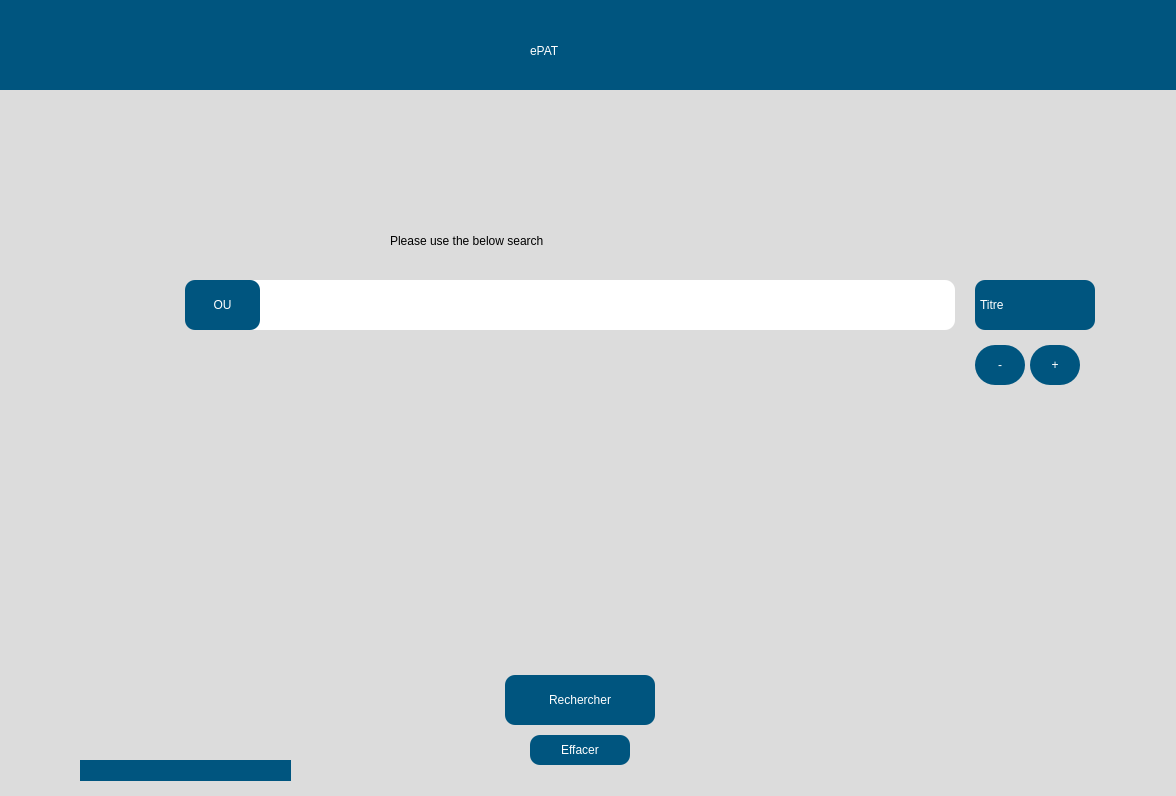
<?xml version="1.0" encoding="UTF-8"?>
<ui version="4.0">
 <class>Dialog</class>
 <widget class="QDialog" name="Dialog">
  <property name="geometry">
   <rect>
    <x>0</x>
    <y>0</y>
    <width>1176</width>
    <height>796</height>
   </rect>
  </property>
  <property name="windowTitle">
   <string>Dialogue</string>
  </property>
  <widget class="QWidget" name="widget" native="true">
   <property name="geometry">
    <rect>
     <x>-20</x>
     <y>0</y>
     <width>1200</width>
     <height>900</height>
    </rect>
   </property>
   <property name="styleSheet">
    <string notr="true">background-color: rgb(220, 220, 220);</string>
   </property>
   <widget class="QWidget" name="widget_2" native="true">
    <property name="geometry">
     <rect>
      <x>10</x>
      <y>0</y>
      <width>1200</width>
      <height>90</height>
     </rect>
    </property>
    <property name="styleSheet">
     <string notr="true">background-color: rgb(0, 85, 127);
</string>
    </property>
    <widget class="QLabel" name="label">
     <property name="geometry">
      <rect>
       <x>540</x>
       <y>20</y>
       <width>141</width>
       <height>61</height>
      </rect>
     </property>
     <property name="styleSheet">
      <string notr="true">font: 75 36pt &quot;Arial&quot;;
color: rgb(255, 255, 255);
</string>
     </property>
     <property name="text">
      <string>ePAT</string>
     </property>
    </widget>
    <widget class="QPushButton" name="settingButton1">
     <property name="geometry">
      <rect>
       <x>40</x>
       <y>20</y>
       <width>61</width>
       <height>61</height>
      </rect>
     </property>
     <property name="styleSheet">
      <string notr="true">background-color: transparent;
border-radius:3px;
font: 18pt &quot;Arial&quot;;
color: rgb(255, 255, 255);</string>
     </property>
     <property name="text">
      <string/>
     </property>
    </widget>
   </widget>
   <widget class="QLineEdit" name="textEdit">
    <property name="geometry">
     <rect>
      <x>225</x>
      <y>280</y>
      <width>750</width>
      <height>50</height>
     </rect>
    </property>
    <property name="styleSheet">
     <string notr="true">
            QLineEdit {
                border-radius: 10px;
                font: 16pt &quot;Arial&quot;;
                background-color: rgb(255, 255, 255);
                padding-top: 1px; 
                padding-bottom: 1px; 
            }
        </string>
    </property>
   </widget>
   <widget class="QPushButton" name="search">
    <property name="geometry">
     <rect>
      <x>525</x>
      <y>675</y>
      <width>150</width>
      <height>50</height>
     </rect>
    </property>
    <property name="styleSheet">
     <string notr="true">
            QPushButton {
                font: 75 20pt &quot;Arial&quot;;
                background-color: rgb(0, 85, 127);
                border-radius: 10px;
                color: rgb(255, 255, 255);
            }

            QPushButton:hover {
                background-color: rgb(0, 75, 117); /* Slightly darker color when hovered */
            }

            QPushButton:pressed {
                background-color: rgb(0, 65, 107); /* Even darker color when clicked */
            }
        </string>
    </property>
    <property name="text">
     <string>Rechercher</string>
    </property>
   </widget>
   <widget class="QPushButton" name="clearButton">
    <property name="geometry">
     <rect>
      <x>550</x>
      <y>735</y>
      <width>100</width>
      <height>30</height>
     </rect>
    </property>
    <property name="styleSheet">
     <string notr="true">
            QPushButton {
                font: 75 16pt &quot;Arial&quot;;
                background-color: rgb(0, 85, 127);
                border-radius: 10px;
                color: rgb(255, 255, 255);
            }

            QPushButton:hover {
                background-color: rgb(0, 75, 117); /* Slightly darker color when hovered */
            }

            QPushButton:pressed {
                background-color: rgb(0, 65, 107); /* Even darker color when clicked */
            }
        </string>
    </property>
    <property name="text">
     <string>Effacer</string>
    </property>
   </widget>
   <widget class="QLabel" name="label_2">
    <property name="geometry">
     <rect>
      <x>410</x>
      <y>210</y>
      <width>431</width>
      <height>61</height>
     </rect>
    </property>
    <property name="styleSheet">
     <string notr="true">font: 75 20pt &quot;Arial&quot;;</string>
    </property>
    <property name="text">
     <string>Please use the below search </string>
    </property>
   </widget>
   <widget class="QPushButton" name="pushButton">
    <property name="geometry">
     <rect>
      <x>1050</x>
      <y>345</y>
      <width>50</width>
      <height>40</height>
     </rect>
    </property>
    <property name="styleSheet">
     <string notr="true">
            QPushButton {
                font: 75 16pt &quot;Arial&quot;;
                background-color: rgb(0, 85, 127);
                border-radius: 20px;
                color: rgb(255, 255, 255);
            }

            QPushButton:hover {
                background-color: rgb(0, 75, 117); /* Slightly darker color when hovered */
            }

            QPushButton:pressed {
                background-color: rgb(0, 65, 107); /* Even darker color when clicked */
            }
        </string>
    </property>
    <property name="text">
     <string>+</string>
    </property>
   </widget>
   <widget class="QPushButton" name="removeButton">
    <property name="geometry">
     <rect>
      <x>995</x>
      <y>345</y>
      <width>50</width>
      <height>40</height>
     </rect>
    </property>
    <property name="styleSheet">
     <string notr="true">
            QPushButton {
                font: 75 16pt &quot;Arial&quot;;
                background-color: rgb(0, 85, 127);
                border-radius: 20px;
                color: rgb(255, 255, 255);
            }

            QPushButton:hover {
                background-color: rgb(0, 75, 117); /* Slightly darker color when hovered */
            }

            QPushButton:pressed {
                background-color: rgb(0, 65, 107); /* Even darker color when clicked */
            }
        </string>
    </property>
    <property name="text">
     <string>-</string>
    </property>
   </widget>
   <widget class="QLabel" name="orLabel">
    <property name="geometry">
        <rect>
            <x>205</x>
            <y>280</y>
            <width>75</width>
            <height>50</height>
        </rect>
    </property>
    <property name="text">
        <string>OU</string>
    </property>
    <property name="alignment">
        <set>Qt::AlignCenter</set>
    </property>
    <property name="styleSheet">
        <string notr="true">
            QLabel {
                color: rgb(255, 255, 255);
                font: 75 16pt &quot;Arial&quot;;
                background-color: rgb(0, 85, 127);
                border-radius: 10px;
            }
        </string>
    </property>
</widget>

   <widget class="QComboBox" name="booleanBoxRight">
    <property name="geometry">
     <rect>
      <x>995</x>
      <y>280</y>
      <width>120</width>
      <height>50</height>
     </rect>
    </property>
    <property name="styleSheet">
     <string notr="true">
            QComboBox {
                color: rgb(255, 255, 255);
                font: 75 12pt &quot;Arial&quot;;
                border-radius: 10px;
                background-color: rgb(0, 85, 127);
            }

            QComboBox:hover {
                background-color: rgb(0, 75, 117); /* Slightly darker color when hovered */
            }

            QComboBox:pressed {
                background-color: rgb(0, 65, 107); /* Even darker color when clicked */
            }

            QComboBox::drop-down {
                border-left-color: darkgray;
            }

            QComboBox::down-arrow {
                image: url(resources/dropdown_icon.png);
                width: 21px;
                height: 15px;
                padding-right: 15px;
            }

            QComboBox QAbstractItemView {
                color: rgb(255, 255, 255);
                background-color: rgb(0, 85, 127);
                border-bottom-right-radius: 20px;
                border-bottom-left-radius: 20px;
            }
        </string>
    </property>
    <item>
     <property name="text">
      <string>Titre</string>
     </property>
    </item>
    <item>
     <property name="text">
      <string>eISBN</string>
     </property>
    </item>
    <item>
     <property name="text">
      <string>OCN</string>
     </property>
    </item>
   </widget>
   <widget class="QLabel" name="institutionName">
    <property name="geometry">
     <rect>
      <x>100</x>
      <y>760</y>
      <width>211</width>
      <height>21</height>
     </rect>
    </property>
    <property name="styleSheet">
     <string notr="true">background-color: rgb(0, 85, 127);
color: rgb(255, 255, 255);</string>
    </property>
    <property name="text">
     <string/>
    </property>
   </widget>
   <widget class="QLabel" name="internetConnection">
    <property name="geometry">
     <rect>
      <x>40</x>
      <y>760</y>
      <width>47</width>
      <height>21</height>
     </rect>
    </property>
    <property name="text">
     <string/>
    </property>
   </widget>
  </widget>
 </widget>
 <resources/>
 <connections/>
</ui>
